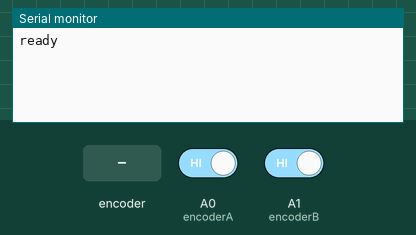
A sketch run on a simulated Arduino Uno, built with avr-gcc and run on an emulated ATmega328P. Shown: the last lines printed to the serial monitor. Inputs (shaded band) come from the test bench; at power-on: A0 (encoderA) HIGH, A1 (encoderB) HIGH.

Above: at 1.2 s.
1.3 s: rotary encoder on A0 (encoderA) / A1 (encoderB) turned 1 step (first pin leading)
At 1.7 s:
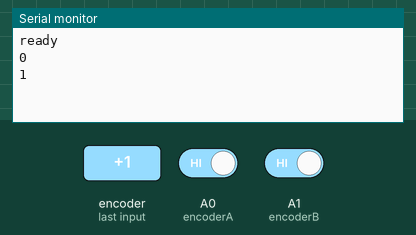
3.0 s: rotary encoder on A0 (encoderA) / A1 (encoderB) turned 1 step (first pin leading)
At 4.2 s:
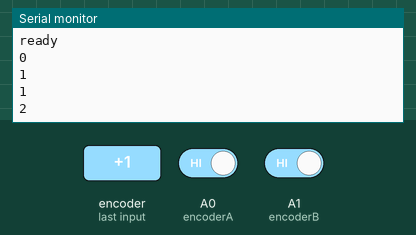
Timing chart, 0 to 6.0 s (numbered marks = the images above; inputs shaded):
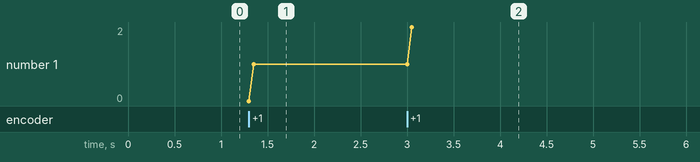

The sketch:

Encoder_x2_pinchange.ino
```cpp
#include "PinChangeInterrupt.h"
int pulses;                              //Output pulses.
int deg = 0;
int encoderA = A0;
int encoderB = A1;
const int pwm = 5;                      //Power of motor.
const int dir = 4;                       //Direction of the motor.
int pulsesChanged = 0;
#define total 245                        //x1 pulses per rotation.
#define motorSpeed 180
//Change speed of the motor.
void setup(){
  Serial.begin(115200);
  Serial.println("ready");
  pinMode(encoderA, INPUT);
  pinMode(encoderB, INPUT);
 // pinMode(pwm, OUTPUT);
 // pinMode(dir, OUTPUT);
 // analogWrite(pwm,0);
 // digitalWrite(dir,HIGH);
  //waitAnyKeyPress();
  //attachInterrupt(0, A_CHANGE, CHANGE);
   attachPCINT(digitalPinToPCINT(encoderA), A_CHANGE, CHANGE);


}//setup

void loop(){
// if (pulses == total) {
//    analogWrite(pwm, 0);
//    digitalWrite(dir, HIGH);
//  }
//  else {
//    if (pulses > total) {
//      analogWrite(pwm, motorSpeed);
//      digitalWrite(dir, LOW);
//
//
////    }
//    else if (pulses < total) {
//      analogWrite(pwm, motorSpeed);
//      digitalWrite(dir, HIGH);
//    }
//  }
//
  if (pulsesChanged != 0) {
    pulsesChanged = 0;
    Serial.println(pulses);
  }
}

void A_CHANGE(){                                  //Function that to read the pulses in x1.
  if( digitalRead(encoderB) == 0 ) {
    if ( digitalRead(encoderA) == 0 ) {
      // A fell, B is low
      pulses--; // moving reverse
    } else {
      // A rose, B is low
      pulses++; // moving forward
    }
  }
  pulsesChanged = 1;

}
```

Measured:
- after the input at 1.3 s, the serial monitor: prints a new line at once (image 1)
- after the input at 3.0 s, the serial monitor: prints a new line after 0.05 s (image 2)
- plotted number 1: 1 → 2 after the input at 3.0 s
